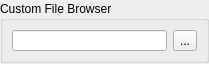
<?xml version="1.0" encoding="UTF-8"?>
<ui version="4.0">
 <class>Locations_Browser_Form</class>
 <widget class="QWidget" name="Locations_Browser_Form">
  <property name="geometry">
   <rect>
    <x>0</x>
    <y>0</y>
    <width>209</width>
    <height>64</height>
   </rect>
  </property>
  <property name="windowTitle">
   <string>Locations Browser</string>
  </property>
  <layout class="QGridLayout" name="Locations_Browser_Form_gridLayout">
   <property name="margin">
    <number>0</number>
   </property>
   <item row="0" column="0">
    <widget class="QGroupBox" name="Custom_File_Browser_Path_groupBox">
     <property name="maximumSize">
      <size>
       <width>16777215</width>
       <height>64</height>
      </size>
     </property>
     <property name="title">
      <string>Custom File Browser</string>
     </property>
     <layout class="QGridLayout" name="Custom_File_Browser_Path_gridLayout">
      <property name="sizeConstraint">
       <enum>QLayout::SetMaximumSize</enum>
      </property>
      <item row="0" column="0">
       <widget class="QLineEdit" name="Custom_File_Browser_Path_lineEdit">
        <property name="statusTip">
         <string>Custom File Browser Path Line Edit : Current File Browser Path.</string>
        </property>
       </widget>
      </item>
      <item row="0" column="1">
       <widget class="QToolButton" name="Custom_File_Browser_Path_toolButton">
        <property name="text">
         <string>...</string>
        </property>
        <property name="popupMode">
         <enum>QToolButton::DelayedPopup</enum>
        </property>
       </widget>
      </item>
     </layout>
    </widget>
   </item>
  </layout>
 </widget>
 <resources/>
 <connections/>
</ui>
